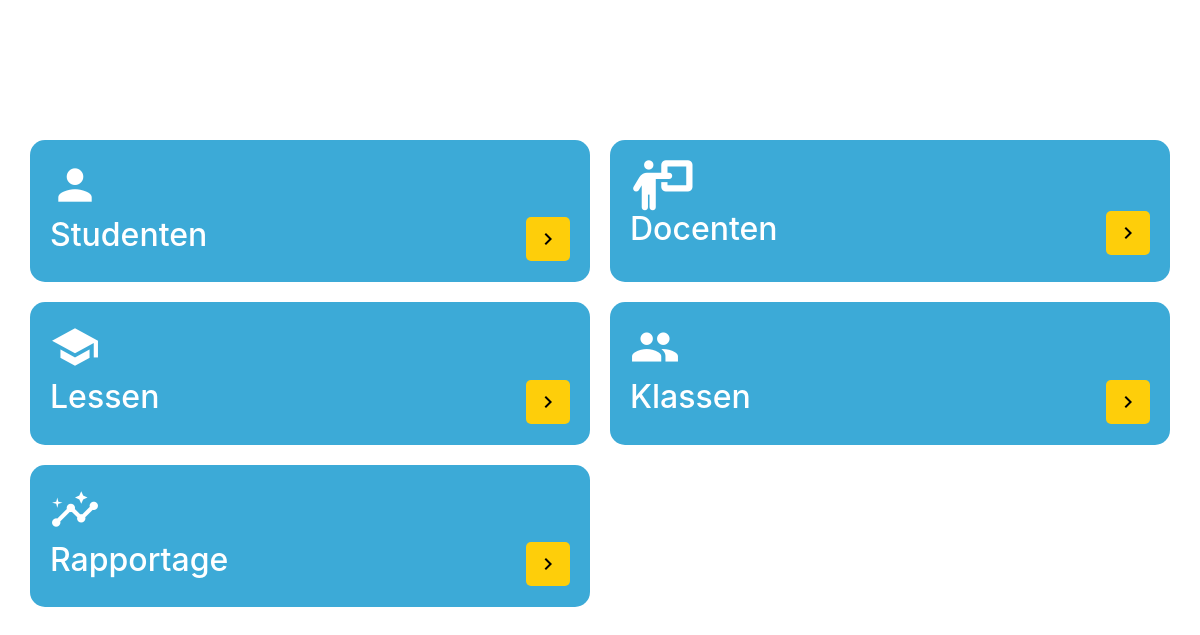
The page /index (signed in) on the database as committed earlier.
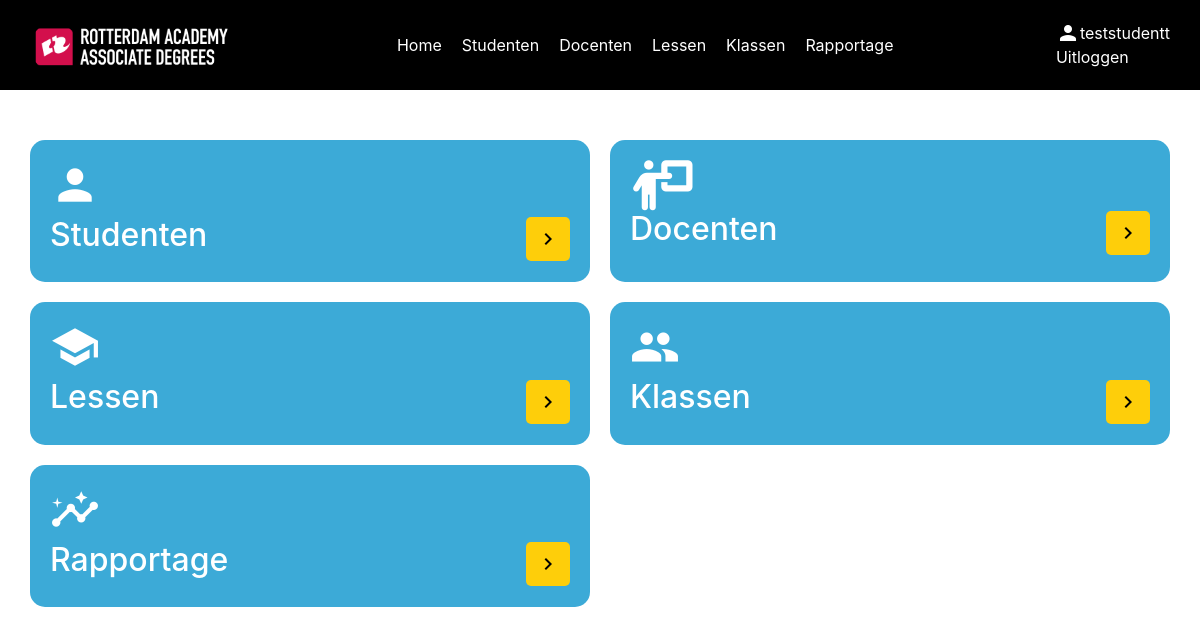
The same page on the database as committed later.
### models/userModel.py (models this page shows, shortened)
class User(UserMixin, db.Model):
    id = db.Column(db.Integer, primary_key=True)
    name = db.Column(db.String(100), nullable=False)
    email = db.Column(db.String(100), nullable=False)
    password = db.Column(db.String(255), nullable=True)
    role = db.Column(db.Integer, nullable=False)
    studentNumber = db.Column(db.Integer, nullable=True)

### app.py (the view)
@app.route("/index")
def index():
    return render_template(
        "index.html", name=current_user.name
    )

### templates/index.html
{% include "layout.html" %}
{% block content %}
{% include "navigation.html" %}
<div class="index">
    <div class="container">
        <div class="user">
            <div class="grid">
                <a href="/studenten_overzicht" class="item">
                    <span class="material-icons tileIcon">person</span>
                    <div class="flex">
                        <h2>Studenten</h2>
                        <div class="bttn" style="color: black; font-size: 50px">
                            <span class="material-icons">keyboard_arrow_right</span>
                        </div>
                    </div>
                </a>
                {% if current_user.role != 2 %}
                <a href="/docenten_overzicht" class="item">
                    <span class="fa-solid fa-person-chalkboard tileIcon"></span>
                    <div class="flex">
                        <h2>Docenten</h2>
                        <div class="bttn">
                            <span class="material-icons">keyboard_arrow_right</span>
                        </div>
                    </div>
                </a>
                {% endif %}
                <a href="/lessen_overzicht" class="item">
                    <span class="material-icons tileIcon">school</span>
                    <div class="flex">
                        <h2>Lessen</h2>
                        <div class="bttn">
                            <span class="material-icons">keyboard_arrow_right</span>
                        </div>
                    </div>
                </a>
                <a href="/klassen_overzicht" class="item">
                    <span class="material-icons tileIcon">group</span>
                    <div class="flex">
                        <h2>Klassen</h2>
                        <div class="bttn">
                            <span class="material-icons">keyboard_arrow_right</span>
                        </div>
                    </div>
                </a>
                <a href="/rapportage" class="item">
                    <span class="material-icons tileIcon">insights</span>
                    <div class="flex">
                        <h2>Rapportage</h2>
                        <div class="bttn">
                            <span class="material-icons">keyboard_arrow_right</span>
                        </div>
                    </div>
                </a>
            </div>
        </div>
    </div>
</div>
{% endblock %}

### templates/navigation.html
{% if current_user.role != 1 %}
<nav class="navigation">
    <div class="nav_container">
        <a href="/index">
            <img src="/static/assets/ra_logo.png" alt="RAC logo"/>
        </a>
        <div class="links">
            <a href="/index">Home</a>
            <a href="/studenten_overzicht">Studenten</a>
            {% if current_user.role != 2 %}
            <a href="/docenten_overzicht">Docenten</a>
            {% endif %}
            <a href="/lessen_overzicht">Lessen</a>
            <a href="/klassen_overzicht">Klassen</a>
            <a href="/rapportage">Rapportage</a>
        </div>
        <div class="account">
            <div class="user">
                <span class="material-icons">person</span>
                <span class="loggedInUser">{{ name }}</span>
            </div>
            <a href="/logout">Uitloggen</a>
        </div>
    </div>
</nav>
{% endif %}

Rows that differ between the two databases and show on the page:
now on this page (row edited): User: name "teststudentt"
changed User: role 1 → 3 (drawn)
Other text that changed with them:
text now shown: "Home Studenten Docenten Lessen Klassen Rapportage Uitloggen"
